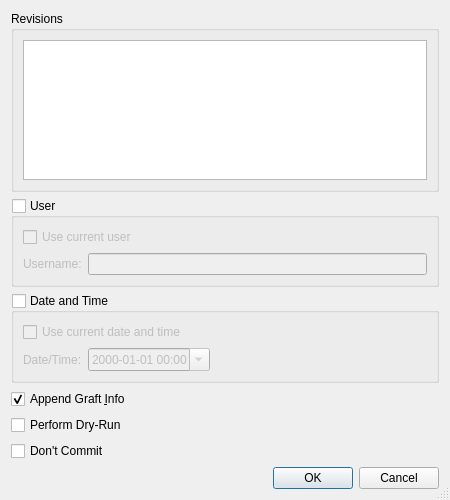
<?xml version="1.0" encoding="UTF-8"?>
<ui version="4.0">
 <class>HgGraftDialog</class>
 <widget class="QDialog" name="HgGraftDialog">
  <property name="geometry">
   <rect>
    <x>0</x>
    <y>0</y>
    <width>450</width>
    <height>500</height>
   </rect>
  </property>
  <property name="windowTitle">
   <string>Copy Changesets</string>
  </property>
  <property name="sizeGripEnabled">
   <bool>true</bool>
  </property>
  <layout class="QVBoxLayout" name="verticalLayout_2">
   <item>
    <widget class="QGroupBox" name="groupBox">
     <property name="title">
      <string>Revisions</string>
     </property>
     <layout class="QVBoxLayout" name="verticalLayout">
      <item>
       <widget class="QPlainTextEdit" name="revisionsEdit">
        <property name="toolTip">
         <string>Enter changesets by number, id, range or revset expression one per line</string>
        </property>
        <property name="tabChangesFocus">
         <bool>true</bool>
        </property>
        <property name="lineWrapMode">
         <enum>QPlainTextEdit::NoWrap</enum>
        </property>
       </widget>
      </item>
     </layout>
    </widget>
   </item>
   <item>
    <widget class="QGroupBox" name="userGroup">
     <property name="toolTip">
      <string>Select to give user information</string>
     </property>
     <property name="title">
      <string>User</string>
     </property>
     <property name="checkable">
      <bool>true</bool>
     </property>
     <property name="checked">
      <bool>false</bool>
     </property>
     <layout class="QGridLayout" name="gridLayout">
      <item row="0" column="0" colspan="2">
       <widget class="QCheckBox" name="currentUserCheckBox">
        <property name="toolTip">
         <string>Select to use the name of the current user</string>
        </property>
        <property name="text">
         <string>Use current user</string>
        </property>
       </widget>
      </item>
      <item row="1" column="0">
       <widget class="QLabel" name="label_3">
        <property name="text">
         <string>Username:</string>
        </property>
       </widget>
      </item>
      <item row="1" column="1">
       <widget class="QLineEdit" name="userEdit">
        <property name="toolTip">
         <string>Enter the user name to be used</string>
        </property>
       </widget>
      </item>
     </layout>
    </widget>
   </item>
   <item>
    <widget class="QGroupBox" name="dateGroup">
     <property name="toolTip">
      <string>Select to give date and time information</string>
     </property>
     <property name="title">
      <string>Date and Time</string>
     </property>
     <property name="checkable">
      <bool>true</bool>
     </property>
     <property name="checked">
      <bool>false</bool>
     </property>
     <layout class="QGridLayout" name="gridLayout_2">
      <item row="0" column="0" colspan="3">
       <widget class="QCheckBox" name="currentDateCheckBox">
        <property name="toolTip">
         <string>Select to use the current date and time</string>
        </property>
        <property name="text">
         <string>Use current date and time</string>
        </property>
       </widget>
      </item>
      <item row="1" column="0">
       <widget class="QLabel" name="label_4">
        <property name="text">
         <string>Date/Time:</string>
        </property>
       </widget>
      </item>
      <item row="1" column="1">
       <widget class="QDateTimeEdit" name="dateTimeEdit">
        <property name="toolTip">
         <string>Enter the date and time to be used</string>
        </property>
        <property name="displayFormat">
         <string notr="true">yyyy-MM-dd hh:mm</string>
        </property>
        <property name="calendarPopup">
         <bool>true</bool>
        </property>
       </widget>
      </item>
      <item row="1" column="2">
       <spacer name="horizontalSpacer">
        <property name="orientation">
         <enum>Qt::Horizontal</enum>
        </property>
        <property name="sizeHint" stdset="0">
         <size>
          <width>241</width>
          <height>20</height>
         </size>
        </property>
       </spacer>
      </item>
     </layout>
    </widget>
   </item>
   <item>
    <widget class="QCheckBox" name="logCheckBox">
     <property name="toolTip">
      <string>Select to append graft info to the log message</string>
     </property>
     <property name="text">
      <string>Append Graft &amp;Info</string>
     </property>
     <property name="checked">
      <bool>true</bool>
     </property>
    </widget>
   </item>
   <item>
    <widget class="QCheckBox" name="dryRunCheckBox">
     <property name="toolTip">
      <string>Select to perform a dry-run of the graft operation</string>
     </property>
     <property name="text">
      <string>Perform Dry-Run</string>
     </property>
    </widget>
   </item>
   <item>
    <widget class="QCheckBox" name="noCommitCheckBox">
     <property name="toolTip">
      <string>Select to not commit the copied changesets</string>
     </property>
     <property name="text">
      <string>Don't Commit</string>
     </property>
    </widget>
   </item>
   <item>
    <widget class="QDialogButtonBox" name="buttonBox">
     <property name="orientation">
      <enum>Qt::Horizontal</enum>
     </property>
     <property name="standardButtons">
      <set>QDialogButtonBox::Cancel|QDialogButtonBox::Ok</set>
     </property>
    </widget>
   </item>
  </layout>
 </widget>
 <tabstops>
  <tabstop>revisionsEdit</tabstop>
  <tabstop>userGroup</tabstop>
  <tabstop>currentUserCheckBox</tabstop>
  <tabstop>userEdit</tabstop>
  <tabstop>dateGroup</tabstop>
  <tabstop>currentDateCheckBox</tabstop>
  <tabstop>dateTimeEdit</tabstop>
  <tabstop>logCheckBox</tabstop>
  <tabstop>dryRunCheckBox</tabstop>
  <tabstop>buttonBox</tabstop>
 </tabstops>
 <resources/>
 <connections>
  <connection>
   <sender>buttonBox</sender>
   <signal>accepted()</signal>
   <receiver>HgGraftDialog</receiver>
   <slot>accept()</slot>
   <hints>
    <hint type="sourcelabel">
     <x>231</x>
     <y>372</y>
    </hint>
    <hint type="destinationlabel">
     <x>157</x>
     <y>212</y>
    </hint>
   </hints>
  </connection>
  <connection>
   <sender>buttonBox</sender>
   <signal>rejected()</signal>
   <receiver>HgGraftDialog</receiver>
   <slot>reject()</slot>
   <hints>
    <hint type="sourcelabel">
     <x>299</x>
     <y>372</y>
    </hint>
    <hint type="destinationlabel">
     <x>286</x>
     <y>212</y>
    </hint>
   </hints>
  </connection>
  <connection>
   <sender>currentUserCheckBox</sender>
   <signal>toggled(bool)</signal>
   <receiver>label_3</receiver>
   <slot>setDisabled(bool)</slot>
   <hints>
    <hint type="sourcelabel">
     <x>52</x>
     <y>193</y>
    </hint>
    <hint type="destinationlabel">
     <x>52</x>
     <y>217</y>
    </hint>
   </hints>
  </connection>
  <connection>
   <sender>currentUserCheckBox</sender>
   <signal>toggled(bool)</signal>
   <receiver>userEdit</receiver>
   <slot>setDisabled(bool)</slot>
   <hints>
    <hint type="sourcelabel">
     <x>180</x>
     <y>195</y>
    </hint>
    <hint type="destinationlabel">
     <x>179</x>
     <y>221</y>
    </hint>
   </hints>
  </connection>
  <connection>
   <sender>currentDateCheckBox</sender>
   <signal>toggled(bool)</signal>
   <receiver>label_4</receiver>
   <slot>setDisabled(bool)</slot>
   <hints>
    <hint type="sourcelabel">
     <x>72</x>
     <y>287</y>
    </hint>
    <hint type="destinationlabel">
     <x>69</x>
     <y>308</y>
    </hint>
   </hints>
  </connection>
  <connection>
   <sender>currentDateCheckBox</sender>
   <signal>toggled(bool)</signal>
   <receiver>dateTimeEdit</receiver>
   <slot>setDisabled(bool)</slot>
   <hints>
    <hint type="sourcelabel">
     <x>122</x>
     <y>290</y>
    </hint>
    <hint type="destinationlabel">
     <x>120</x>
     <y>312</y>
    </hint>
   </hints>
  </connection>
 </connections>
</ui>
